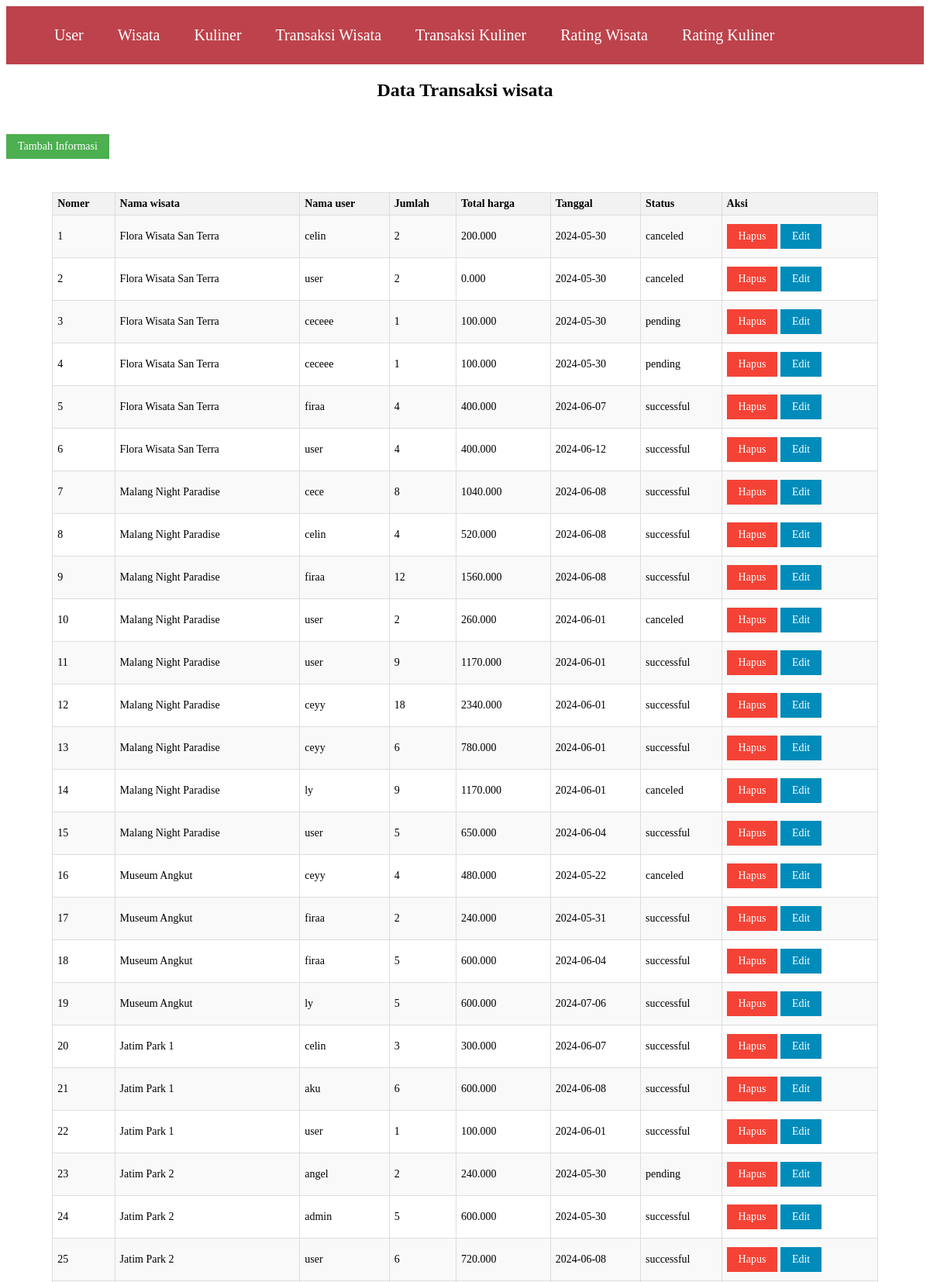
Screenshot of /admin/transaksi/index.php (upper part) with the database file from the repository.
### tables this page shows
CREATE TABLE `transaksi` (
  `IDtransaksi` int(11) NOT NULL,
  `IDwisata` int(11) NOT NULL,
  `ID_tiket` int(50) DEFAULT NULL,
  `ID` int(11) NOT NULL,
  `total` decimal(10,3) NOT NULL,
  `jumlah` int(11) NOT NULL,
  `tanggal` date NOT NULL DEFAULT current_timestamp(),
  `status` enum('pending','successful','canceled') DEFAULT 'pending'
);

CREATE TABLE `wisata` (
  `nama_wisata` varchar(225) NOT NULL,
  `deskripsi_wisata` varchar(225) NOT NULL,
  `IDwisata` int(11) NOT NULL,
  `website_wisata` varchar(100) NOT NULL,
  `image` varchar(100) NOT NULL,
  `maps` varchar(100) NOT NULL,
  `jadwal` varchar(50) NOT NULL,
  `harga` decimal(10,3) NOT NULL
);

CREATE TABLE `user` (
  `nama` varchar(50) NOT NULL,
  `ID` int(11) NOT NULL,
  `username` varchar(50) NOT NULL,
  `password` varchar(50) NOT NULL,
  `level` varchar(50) NOT NULL
);

### admin/transaksi/index.php (the view, shortened to what this page needs)
<!DOCTYPE html>
<html lang="en">
<head>
    <link rel="stylesheet" href="../tabell.css">
    <link rel="stylesheet" href="https://unpkg.com/boxicon@latest/css/boxicons.min.css">
</head>
<body>
<header>
    <ul class="navbar">
        <a href="/Project UKL/admin/user/index.php">User</a>
        <a href="/Project UKL/admin/wisata/index.php">Wisata</a>
        <a href="/Project UKL/admin/kuliner/index.php">Kuliner</a>
        <a href="/Project UKL/admin/transaksi/index.php">Transaksi Wisata</a>
        <a href="/Project UKL/admin/transaksi_kuliner/index.php">Transaksi Kuliner</a>
        <a href="/Project UKL/admin/rating_wisata/index.php">Rating Wisata</a>
        <a href="/Project UKL/admin/rating_kuliner/index.php">Rating Kuliner</a>
    </ul>
</header>
    <section class="tabeltransaksi">
    <h1 class="heading">Data Transaksi wisata</h1>
    <br>
        <a href="tambah_transaksi.php" class="btn">Tambah Informasi</a>
        <br>
        <br>
        <table border="1" class="table">
            <tr>
                <th>Nomer</th>
                <th>Nama wisata</th>
                <th>Nama user</th>
                <th>Jumlah</th>
                <th>Total harga</th>
                <th>Tanggal</th>
                <th>Status</th>
                <th>Aksi</th>
            </tr>
            <?php
            include '../../koneksi.php';
            $query_mysql = mysqli_query($mysqli, "SELECT transaksi.IDtransaksi, wisata.nama_wisata, transaksi.total, user.nama, transaksi.jumlah, transaksi.tanggal, transaksi.status FROM(( transaksi
            JOIN wisata ON transaksi.IDwisata=wisata.IDwisata)
            JOIN user ON transaksi.ID=user.ID);
            ") or die(mysqli_error($mysqli));
            $nomor = 1;
            while($data = mysqli_fetch_array($query_mysql)) {
            ?>
            <tr>
                <td><?php echo $nomor++; ?></td>
                <td><?php echo $data['nama_wisata']; ?></td>
                <td><?php echo $data['nama']; ?></td>
                <td><?php echo $data['jumlah']; ?></td>
                <td><?php echo $data['total']; ?></td>
                <td><?php echo $data['tanggal']; ?></td>
                <td><?php echo $data['status']; ?></td>
                <td><a href='delete_transaksi.php?id=<?php echo $data['IDtransaksi']; ?>' class="btn-delete">Hapus</a>
                <a href='edit_transaksi.php?id=<?php echo $data['IDtransaksi']; ?>' class="btn-edit">Edit</a></td>
            </tr>
            <?php } ?>
        </table>
        <br>
        <br>
    </section>
</body>
</html>

### admin/tabell.css (style rules this page uses)
header { position: flex; top: 0; right: 0; width: 100%; z-index: 1000; display: flex; align-items: center; justify-content: space-between; background: transparent; padding: 30px 18%; transition: ease .40s; background-color: #BD424B; margin: 0; padding: 0; }
.navbar { display: flex; }
.navbar a { color: #fff; font-size: 20px; font-weight: 500; padding: 10px 22px; border-radius: 4px; transition: ease .40s; text-decoration: none; }
.heading { text-align: center; margin-top: 20px; font-size: 24px; }
.btn, .btn-delete, .btn-edit { display: inline-block; padding: 8px 15px; margin: 5px 0; font-size: 14px; text-align: center; text-decoration: none; cursor: pointer; }
.btn { background-color: #4CAF50; color: white; }
.btn-delete { background-color: #f44336; color: white; }
.btn-edit { background-color: #008CBA; color: white; }
.table { width: 90%; margin: 20px auto; border-collapse: collapse; font-size: 14px; }
.table th, .table td { border: 1px solid #ddd; padding: 6px; text-align: left; }
.table th { background-color: #f2f2f2; color: black; }
.table tr:nth-child(even) { background-color: #f9f9f9; }

### rows the page displays
transaksi: IDwisata.nama_wisata "Flora Wisata San Terra", ID.nama "celin", jumlah "2", total "200.000", tanggal "2024-05-30", status "canceled"
transaksi: IDwisata.nama_wisata "Flora Wisata San Terra", ID.nama "user", jumlah "2", total "0.000", tanggal "2024-05-30", status "canceled"
transaksi: IDwisata.nama_wisata "Flora Wisata San Terra", ID.nama "ceceee", jumlah "1", total "100.000", tanggal "2024-05-30", status "pending"
transaksi: IDwisata.nama_wisata "Flora Wisata San Terra", ID.nama "ceceee", jumlah "1", total "100.000", tanggal "2024-05-30", status "pending"
transaksi: IDwisata.nama_wisata "Flora Wisata San Terra", ID.nama "firaa", jumlah "4", total "400.000", tanggal "2024-06-07", status "successful"
transaksi: IDwisata.nama_wisata "Flora Wisata San Terra", ID.nama "user", jumlah "4", total "400.000", tanggal "2024-06-12", status "successful"
transaksi: IDwisata.nama_wisata "Malang Night Paradise", ID.nama "cece", jumlah "8", total "1040.000", tanggal "2024-06-08", status "successful"
transaksi: IDwisata.nama_wisata "Malang Night Paradise", ID.nama "celin", jumlah "4", total "520.000", tanggal "2024-06-08", status "successful"
transaksi: IDwisata.nama_wisata "Malang Night Paradise", ID.nama "firaa", jumlah "12", total "1560.000", tanggal "2024-06-08", status "successful"
transaksi: IDwisata.nama_wisata "Malang Night Paradise", ID.nama "user", jumlah "2", total "260.000", tanggal "2024-06-01", status "canceled"
transaksi: IDwisata.nama_wisata "Malang Night Paradise", ID.nama "user", jumlah "9", total "1170.000", tanggal "2024-06-01", status "successful"
transaksi: IDwisata.nama_wisata "Malang Night Paradise", ID.nama "ceyy", jumlah "18", total "2340.000", tanggal "2024-06-01", status "successful"
transaksi: IDwisata.nama_wisata "Malang Night Paradise", ID.nama "ceyy", jumlah "6", total "780.000", tanggal "2024-06-01", status "successful"
transaksi: IDwisata.nama_wisata "Malang Night Paradise", ID.nama "ly", jumlah "9", total "1170.000", tanggal "2024-06-01", status "canceled"
transaksi: IDwisata.nama_wisata "Malang Night Paradise", ID.nama "user", jumlah "5", total "650.000", tanggal "2024-06-04", status "successful"
transaksi: IDwisata.nama_wisata "Museum Angkut", ID.nama "ceyy", jumlah "4", total "480.000", tanggal "2024-05-22", status "canceled"
transaksi: IDwisata.nama_wisata "Museum Angkut", ID.nama "firaa", jumlah "2", total "240.000", tanggal "2024-05-31", status "successful"
transaksi: IDwisata.nama_wisata "Museum Angkut", ID.nama "firaa", jumlah "5", total "600.000", tanggal "2024-06-04", status "successful"
transaksi: IDwisata.nama_wisata "Museum Angkut", ID.nama "ly", jumlah "5", total "600.000", tanggal "2024-07-06", status "successful"
transaksi: IDwisata.nama_wisata "Jatim Park 1", ID.nama "celin", jumlah "3", total "300.000", tanggal "2024-06-07", status "successful"
transaksi: IDwisata.nama_wisata "Jatim Park 1", ID.nama "aku", jumlah "6", total "600.000", tanggal "2024-06-08", status "successful"
transaksi: IDwisata.nama_wisata "Jatim Park 1", ID.nama "user", jumlah "1", total "100.000", tanggal "2024-06-01", status "successful"
transaksi: IDwisata.nama_wisata "Jatim Park 2", ID.nama "angel", jumlah "2", total "240.000", tanggal "2024-05-30", status "pending"
transaksi: IDwisata.nama_wisata "Jatim Park 2", ID.nama "admin", jumlah "5", total "600.000", tanggal "2024-05-30", status "successful"
transaksi: IDwisata.nama_wisata "Jatim Park 2", ID.nama "user", jumlah "6", total "720.000", tanggal "2024-06-08", status "successful"
